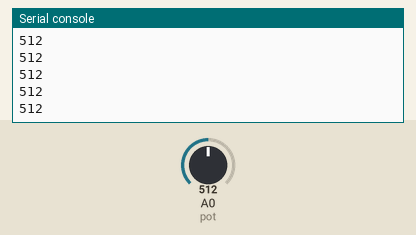
Recording of a program running on a simulated ESP8266 board running MicroPython. On the bench: the last lines printed to the serial console. The test bench sets the inputs (shaded band); at power-on: A0 (pot) = 512 (analog values on the 0–1023 scale).

Above: at 1.2 s.
1.3 s: A0 (pot) set to 716
At 1.31 s:
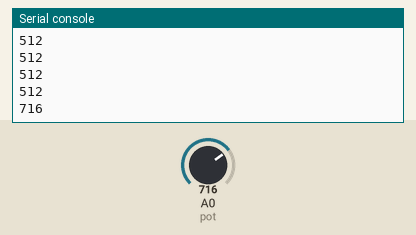
2.8 s: A0 (pot) set to 900
At 2.81 s:
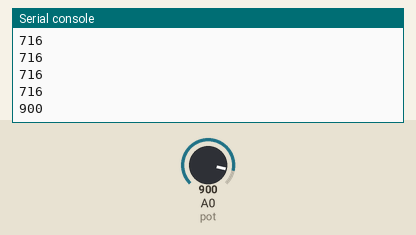
Timing chart, 0 to 5.8 s (numbered marks = the images above; inputs shaded):
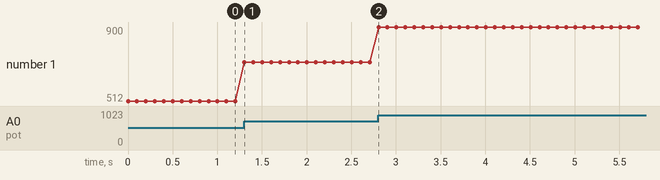

Measured:
- after the input at 1.3 s, the serial console: prints a new line at once (image 1)
- after the input at 2.8 s, the serial console: prints a new line at once (image 2)
- plotted number 1: 512 → 716 after the input at 1.3 s, 716 → 900 after the input at 2.8 s

The program:

main.py
```python
'''
Este exemplo aplica-se ao ESP8266, que só pode receber no máximo 1V
na entrada ADC
'''
from machine import ADC
from time import sleep

# cria objeto referente a pino AD0 do Nodemcu ESP8266
pot = ADC(0)

while True:
    #realiza a leitura
	pot_value = pot.read()
	#exibe no shell o valor lido
	#utiliza 10bits para realizar a conversao 0 = 0V e 1024 = 1V
	print(pot_value)
	#pausa de 0.1 ms
	sleep(0.1)
```
